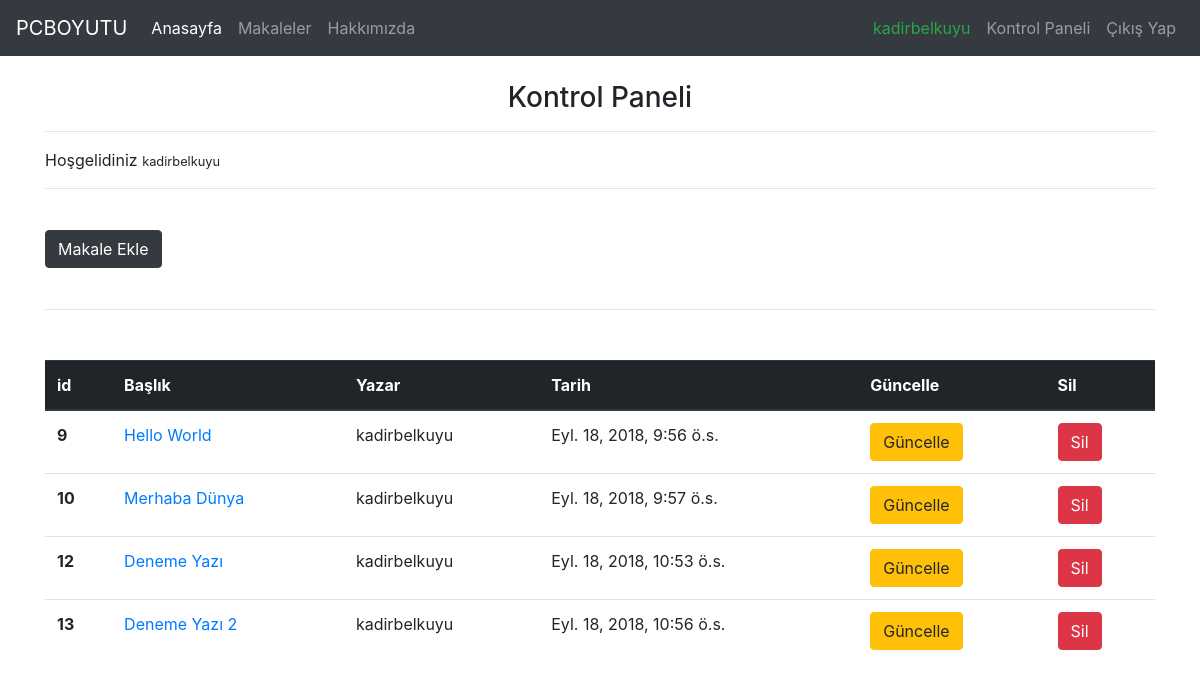
Page /articles/dashboard/ (signed in) on the earlier database version.
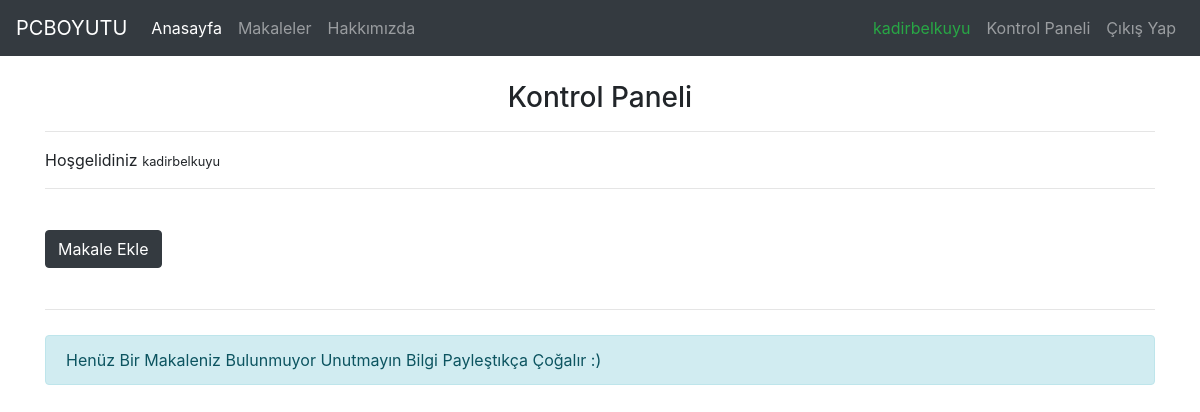
Same page on the later database version.
### article/models.py (models this page shows, shortened)
class Article(models.Model):
    author = models.ForeignKey("auth.User",on_delete = models.CASCADE,verbose_name = "Yazar ")
    title = models.CharField(max_length = 50,verbose_name = "Başlık")
    content = RichTextField()
    created_date = models.DateTimeField(auto_now_add=True,verbose_name="Oluşturulma Tarihi")
    image = models.FileField(blank = True,null = True,verbose_name="Makaleye Fotoğraf Ekleyin",upload_to='documents/%Y/%m/%d/')

### article/views.py (the view)
# urls.py: path('dashboard/', views.dashboard, name="dashboard"),
@login_required(login_url= 'user:login')
def dashboard(request):
    articles = Article.objects.filter(author=request.user)
    context = {
        "articles":articles
    }
    return render(request,"dashboard.html",context)

### templates/dashboard.html
{% extends "layout.html" %}
{% block body %}
    <h3 style="margin-top: 25px; text-align: center">Kontrol Paneli</h3>
    <hr>
    <p>
        Hoşgelidiniz
        <small>{{ request.user.username }}</small>
    </p>
    <hr>
    <a style="margin-top: 25px; margin-bottom: 25px;" class="btn btn-dark" href="/articles/addarticle">Makale Ekle</a>
    <hr>
    {% if articles %}
        <table style="margin-top: 50px;" class="table">
        <thead class="thead-dark">
        <tr>
            <th scope="col">id</th>
            <th scope="col">Başlık</th>
            <th scope="col">Yazar</th>
            <th scope="col">Tarih</th>
            <th scope="col">Güncelle</th>
            <th scope="col">Sil</th>
        </tr>
        </thead>
        <tbody>
        {% for article in articles %}
            <tr>
                <th scope="row">{{ article.id }}</th>
                <td><a href="/articles/article/{{ article.id }}">{{ article.title }}</a></td>
                <td>{{ article.author }}</td>
                <td>{{ article.created_date }}</td>
                <td><a class="btn btn-warning" href="/articles/update/{{ article.id }}">Güncelle</a></td>
                <td><a class="btn btn-danger" href="/articles/delete/{{ article.id }}">Sil</a></td>
            </tr>
        {% endfor %}
        </tbody>
    </table>
    {% else %}
        <div style="margin-top: 25px;" class="alert alert-info">
            Henüz Bir Makaleniz Bulunmuyor Unutmayın Bilgi Payleştıkça Çoğalır :)
        </div>
    {% endif %}
{% endblock %}

### templates/layout.html (shortened to what this page needs)
<!doctype html>
{% load static %}
<html lang="en">
<head>
    <link rel="stylesheet" href="{% static 'css/bootstrap.min.css' %}">
</head>
<body>
{% include 'includes/navbar.html' %}
<div class="container">
    {% block body %}
    {% endblock body %}
</div>
</body>
</html>

### templates/includes/navbar.html (shortened to what this page needs)
<nav class="navbar navbar-expand-lg navbar-dark bg-dark">
    <a class="navbar-brand" href="/">PCBOYUTU</a>
    <div class="collapse navbar-collapse" id="navbarTogglerDemo02">
        <ul class="navbar-nav mr-auto mt-2 mt-lg-0">
            <li class="nav-item active">
                <a class="nav-link" href="/">Anasayfa <span class="sr-only">(current)</span></a>
            </li>
            <li class="nav-item">
                <a class="nav-link" href="/articles">Makaleler</a>
            </li>
            <li class="nav-item">
                <a class="nav-link" href="/about">Hakkımızda</a>
            </li>
        </ul>
        <ul class="navbar-nav ml-auto">
            {% if request.user.is_authenticated %}
                <li class="nav-item">
                    <a class="nav-link text-success">{{ request.user.username }}</a>
                </li>
                <li class="nav-item">
                    <a class="nav-link" href="/articles/dashboard">Kontrol Paneli</a>
                </li>
                <li class="nav-item">
                    <a class="nav-link" href="/user/logout">Çıkış Yap</a>
                </li>
            {% endif %}
        </ul>
    </div>
</nav>

Differences in the rows shown:
removed Article: id "9", title "Hello World", author "kadirbelkuyu", created_date "Eyl. 18, 2018, 9:56 ö.s."
removed Article: id "10", title "Merhaba Dünya", author "kadirbelkuyu", created_date "Eyl. 18, 2018, 9:57 ö.s."
removed Article: id "12", title "Deneme Yazı", author "kadirbelkuyu", created_date "Eyl. 18, 2018, 10:53 ö.s."
removed Article: id "13", title "Deneme Yazı 2", author "kadirbelkuyu", created_date "Eyl. 18, 2018, 10:56 ö.s."
Other differences:
text no longer shown: "id Başlık Yazar Tarih Güncelle Sil"
text now shown: "Henüz Bir Makaleniz Bulunmuyor Unutmayın Bilgi Payleştıkça Çoğalır :)"
